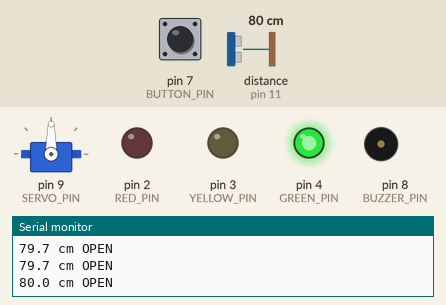
Recording of a sketch running on a simulated Arduino Uno, built with avr-gcc and run on an emulated ATmega328P. Parts: servo, output pins drawn as LEDs (lit = HIGH), buzzer (waves = sounding), the last lines printed to the serial monitor. Wiring (inferred from the names in the program): ultrasonic range finder: trigger pin 10; echo pin 11. Inputs (shaded band) come from the test bench; at power-on: distance to the obstacle (sensor on pin 11) 80 cm, pin 7 (BUTTON_PIN) HIGH. The echo pulse lasts 58.3 µs per cm; pins used as bus, display or sensor lines are not drawn.

Above: at 1.2 s.
1.3 s: distance to the obstacle (sensor on pin 11) set to 29 cm
At 3.4 s:
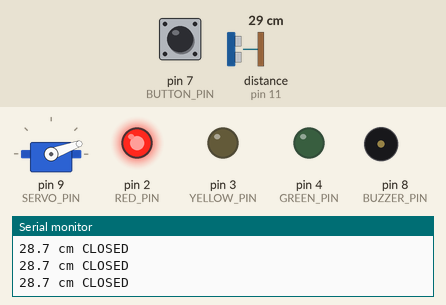
3.7 s: distance to the obstacle (sensor on pin 11) set to 23 cm
5.2 s: pin 7 (BUTTON_PIN) pulled LOW for 0.15 s
At 5.31 s:
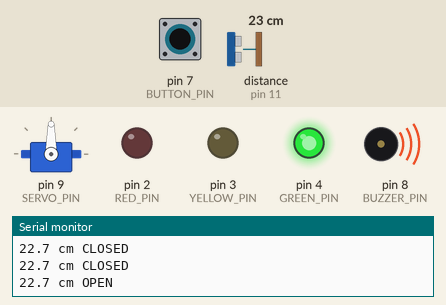
6.8 s: distance to the obstacle (sensor on pin 11) set to 4 cm
8.3 s: distance to the obstacle (sensor on pin 11) set to 2 cm
At 9.5 s:
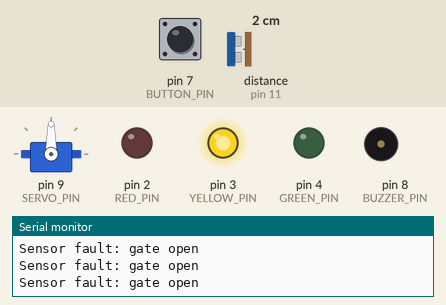
9.8 s: distance to the obstacle (sensor on pin 11) set to 9 cm
At 11.0 s:
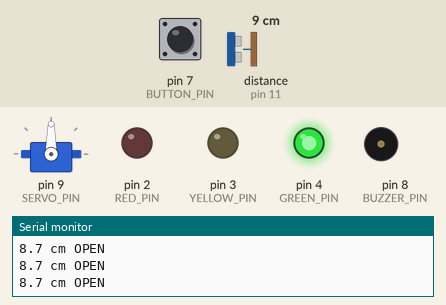
Timing chart, 0 to 12.3 s (numbered marks = the images above; inputs shaded):
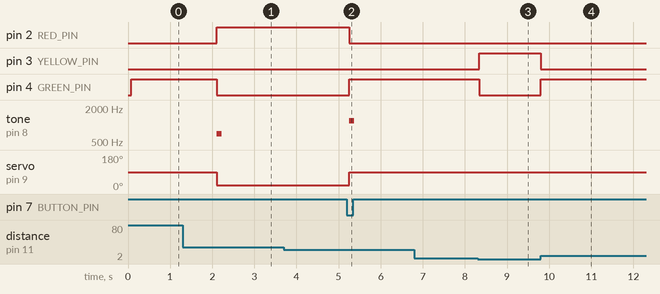

The sketch:

Lesson10.ino
```cpp
#include <Servo.h>

const byte TRIG_PIN = 10;
const byte ECHO_PIN = 11;

float readDistanceCm() {
  digitalWrite(TRIG_PIN, LOW);
  delayMicroseconds(2);
  digitalWrite(TRIG_PIN, HIGH);
  delayMicroseconds(10);
  digitalWrite(TRIG_PIN, LOW);
  unsigned long durationUs = pulseIn(ECHO_PIN, HIGH, 25000UL);
  if (durationUs == 0) return -1.0;
  float distanceCm = durationUs * 0.0343 / 2.0;
  if (distanceCm < 2.0 || distanceCm > 400.0) return -1.0;
  return distanceCm;
}

Servo gate;
const byte RED_PIN = 2;
const byte YELLOW_PIN = 3;
const byte GREEN_PIN = 4;
const byte BUTTON_PIN = 7;
const byte BUZZER_PIN = 8;
const byte SERVO_PIN = 9;
const int CLOSED_ANGLE = 20;
const int OPEN_ANGLE = 90;
bool gateOpen = false;
bool clearTiming = false;
unsigned long clearSince = 0;
unsigned long lastSample = 0;

void setup() {
  pinMode(TRIG_PIN, OUTPUT);
  pinMode(ECHO_PIN, INPUT);
  pinMode(RED_PIN, OUTPUT);
  pinMode(YELLOW_PIN, OUTPUT);
  pinMode(GREEN_PIN, OUTPUT);
  pinMode(BUTTON_PIN, INPUT_PULLUP);
  pinMode(BUZZER_PIN, OUTPUT);
  Serial.begin(9600);
  gate.attach(SERVO_PIN);
  gate.write(OPEN_ANGLE);
  gateOpen = true;
}

void loop() {
  unsigned long now = millis();
  if (now - lastSample < 70UL) return;
  lastSample = now;
  float distanceCm = readDistanceCm();
  bool valid = distanceCm >= 0;
  bool manualOpen = digitalRead(BUTTON_PIN) == LOW;
  bool previousOpen = gateOpen;

  if (!valid || manualOpen || distanceCm <= 15) {
    gateOpen = true;
    clearTiming = false;
  } else if (gateOpen && distanceCm >= 25) {
    if (!clearTiming) {
      clearSince = now;
      clearTiming = true;
    }
    if (now - clearSince >= 2000UL) gateOpen = false;
  } else {
    clearTiming = false;
  }

  gate.write(gateOpen ? OPEN_ANGLE : CLOSED_ANGLE);
  digitalWrite(RED_PIN, !gateOpen && valid);
  digitalWrite(GREEN_PIN, gateOpen && valid);
  digitalWrite(YELLOW_PIN, !valid);
  if (previousOpen != gateOpen && valid) {
    tone(BUZZER_PIN, gateOpen ? 1200 : 700, 120);
  }
  if (!valid) {
    noTone(BUZZER_PIN);
    Serial.println("Sensor fault: gate open");
  } else {
    Serial.print(distanceCm, 1);
    Serial.println(gateOpen ? " cm OPEN" : " cm CLOSED");
  }
}
```

Measured:
- the behaviour switches between 3 and 2 cm on distance to the obstacle (sensor on pin 11) (found by bisection; images 2 and 3)
- after the input at 5.2 s, pin 2 (RED_PIN): HIGH → LOW after 0.05 s; pin 4 (GREEN_PIN): LOW → HIGH after 0.05 s; tone on pin 8 (BUZZER_PIN): silent → 1200 Hz after 0.05 s, → silent 0.12 s later; servo on pin 9 (SERVO_PIN): 20° → 90° after 0.05 s
- after the input at 8.3 s, pin 3 (YELLOW_PIN): LOW → HIGH at once; pin 4 (GREEN_PIN): HIGH → LOW at once
- after the input at 9.8 s, pin 3 (YELLOW_PIN): HIGH → LOW at once; pin 4 (GREEN_PIN): LOW → HIGH at once
